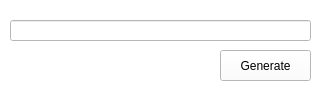
<?xml version="1.0" encoding="UTF-8"?>
<ui version="4.0">
 <class>Form</class>
 <widget class="QWidget" name="Form">
  <property name="geometry">
   <rect>
    <x>0</x>
    <y>0</y>
    <width>320</width>
    <height>100</height>
   </rect>
  </property>
  <property name="minimumSize">
   <size>
    <width>320</width>
    <height>100</height>
   </size>
  </property>
  <property name="maximumSize">
   <size>
    <width>320</width>
    <height>100</height>
   </size>
  </property>
  <property name="windowTitle">
   <string>TTS App</string>
  </property>
  <property name="styleSheet">
   <string notr="true">background-color: rgb(255, 255, 255)</string>
  </property>
  <widget class="QLineEdit" name="txtQrData">
   <property name="geometry">
    <rect>
     <x>10</x>
     <y>20</y>
     <width>301</width>
     <height>21</height>
    </rect>
   </property>
   <property name="sizePolicy">
    <sizepolicy hsizetype="Fixed" vsizetype="Fixed">
     <horstretch>0</horstretch>
     <verstretch>0</verstretch>
    </sizepolicy>
   </property>
   <property name="inputMethodHints">
    <set>Qt::ImhMultiLine</set>
   </property>
  </widget>
  <widget class="QPushButton" name="btnQrGen">
   <property name="geometry">
    <rect>
     <x>220</x>
     <y>50</y>
     <width>91</width>
     <height>31</height>
    </rect>
   </property>
   <property name="sizePolicy">
    <sizepolicy hsizetype="Fixed" vsizetype="Fixed">
     <horstretch>0</horstretch>
     <verstretch>0</verstretch>
    </sizepolicy>
   </property>
   <property name="text">
    <string>Generate</string>
   </property>
  </widget>
 </widget>
 <resources/>
 <connections/>
</ui>
